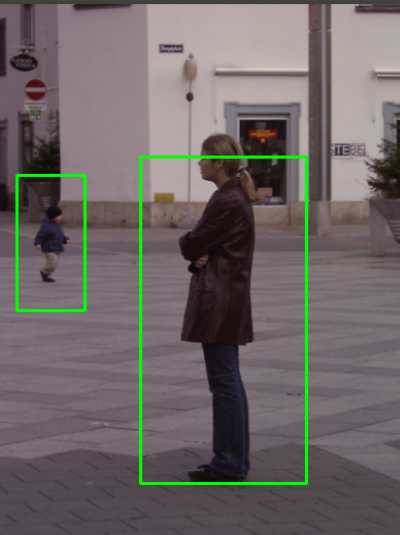
#> input picture samples/sample_01.png, 400 x 535 px
$ python detectmultiscale.py --image samples/sample_01.png
#> lines starting #> are read from the running program, lines starting #| are printed output that depends on the picture; after the words box and inside, x2 and y2 are one past the last pixel; in counts of white or black regions, pixels touching at a corner belong together
# import the necessary packages
from __future__ import print_function
import argparse
import datetime
import imutils
import cv2

# construct the argument parse and parse the arguments
ap = argparse.ArgumentParser()
ap.add_argument("-i", "--image", required=True,
	help="path to the input image")
ap.add_argument("-w", "--win-stride", type=str, default="(8, 8)",
	help="window stride")
ap.add_argument("-p", "--padding", type=str, default="(16, 16)",
	help="object padding")
ap.add_argument("-s", "--scale", type=float, default=1.05,
	help="image pyramid scale")
ap.add_argument("-m", "--mean-shift", type=int, default=-1,
	help="whether or not mean shift grouping should be used")
args = vars(ap.parse_args())

# evaluate the command line arguments (using the eval function like
# this is not good form, but let's tolerate it for the example)
winStride = eval(args["win_stride"])
padding = eval(args["padding"])
meanShift = True if args["mean_shift"] > 0 else False

# initialize the HOG descriptor/person detector
hog = cv2.HOGDescriptor()
hog.setSVMDetector(cv2.HOGDescriptor_getDefaultPeopleDetector())

# load the image and resize it
image = cv2.imread(args["image"])
#> image is the input picture: shape (535, 400, 3); mean B, G, R 101.8, 102.7, 109.5
image = imutils.resize(image, width=min(400, image.shape[1]))
# detect people in the image
start = datetime.datetime.now()
(rects, weights) = hog.detectMultiScale(image, winStride=winStride,
	padding=padding, scale=args["scale"], useMeanshiftGrouping=meanShift)
#> rects = [[144, 149, 163, 326]]; weights = [1.49]
print("[INFO] detection took: {}s".format(
	(datetime.datetime.now() - start).total_seconds()))

# draw the original bounding boxes
for (x, y, w, h) in rects:
	cv2.rectangle(image, (x, y), (x + w, y + h), (0, 255, 0), 2)
#> this loop made 1 pass
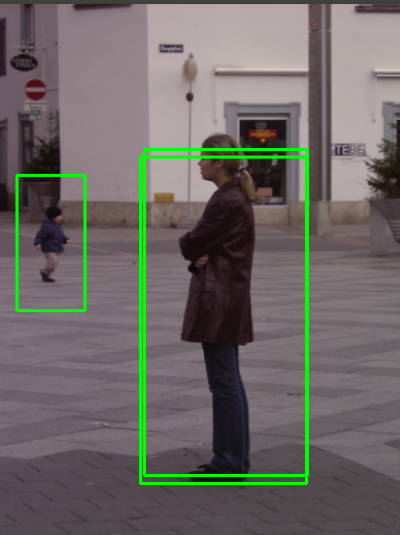
#> image: shape (535, 400, 3); 1.07% of pixels changed, all inside (x1, y1, x2, y2) = (143, 148, 309, 477)

# show the output image
cv2.imshow("Detections", image)
cv2.waitKey(0)

$ run again, on samples/sample_03.png
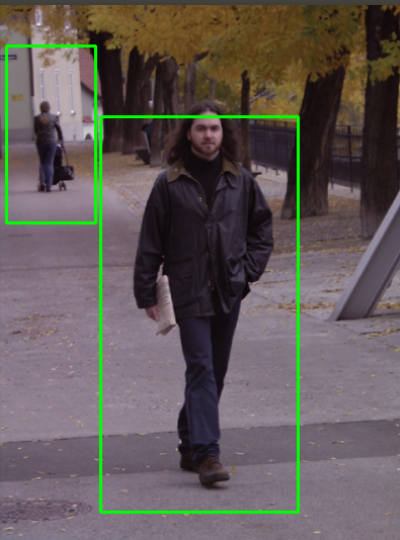
#> input picture samples/sample_03.png, 400 x 540 px
#> image is the input picture: shape (540, 400, 3); mean B, G, R 88.1, 90.4, 98.2
#> rects = [[11, 79, 70, 139], [92, 84, 202, 403]]; weights = [2.59, 1.73]
#> the loop `for (x, y, w, h) in rects:` made 2 passes
#> after the loop `for (x, y, w, h) in rects:`:
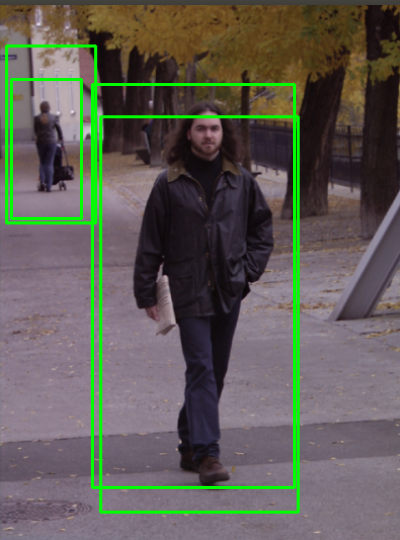
#> image: shape (540, 400, 3); 2.25% of pixels changed, all inside (x1, y1, x2, y2) = (10, 78, 296, 489)
